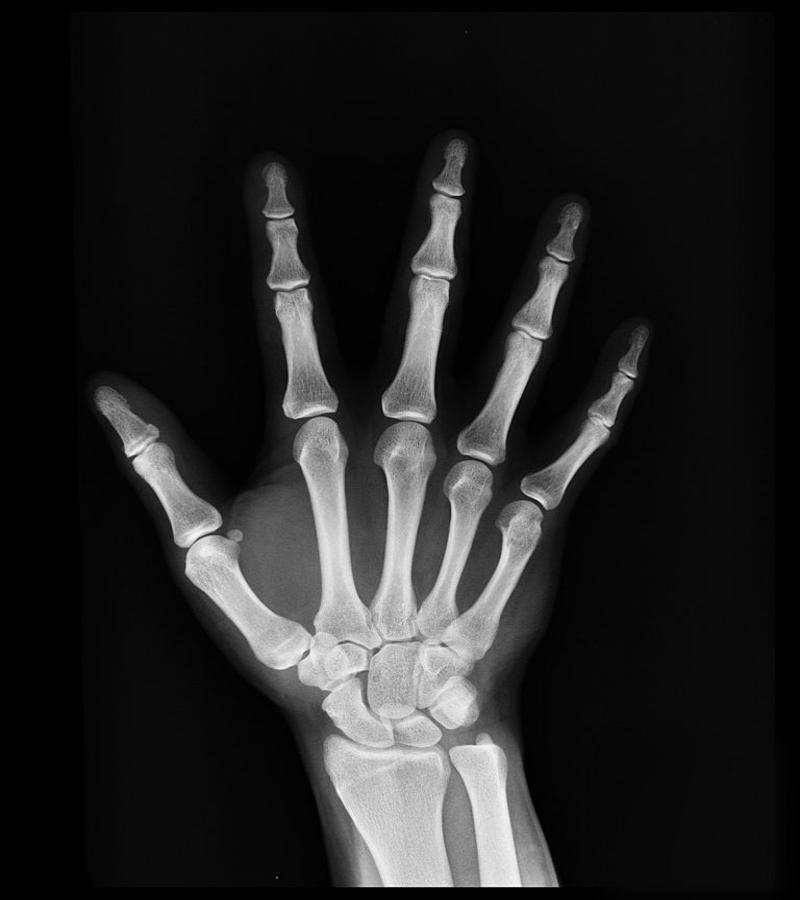
#> input picture HW3/hand_xray.jpg, 800 x 900 px
$ jupyter execute HW3-AmirhoseinYari-98109718-Q6.ipynb
#> lines starting #> are read from the running program, lines starting #| are printed output that depends on the picture
[cell 1]
import cv2
import cmath
import numpy as np
import imageio as iio
from matplotlib import pyplot as plt

[cell 2]
hand = cv2.imread('hand_xray.jpg',0)
#> hand is the input picture: shape (900, 800); min 0, max 254, mean 36.3
#brain = cv2.imread('brain_xray.jpg',0)
brain = iio.imread('brain_xray.jpg')
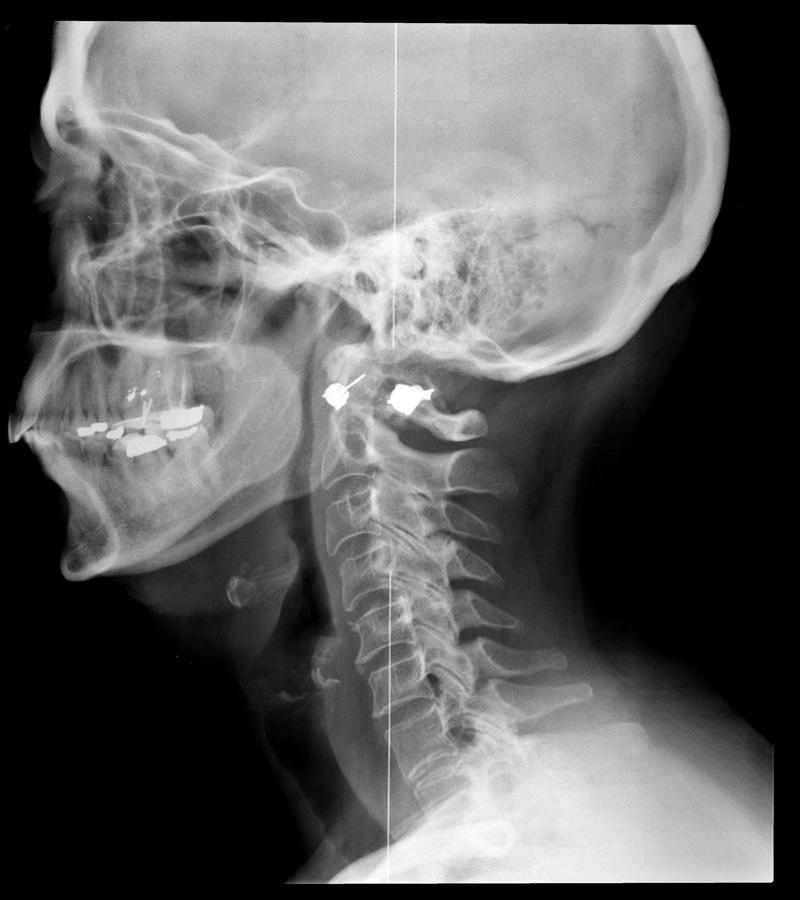
#> input picture HW3/brain_xray.jpg, 800 x 900 px
#> brain is the input picture: shape (900, 800); min 0, max 255, mean 94.8

#print(hand.shape, brain.shape)

[cell 3]
handF = np.fft.fftshift(np.fft.fft2(hand))
brainF = np.fft.fftshift(np.fft.fft2(brain))

#img1F = np.multiply(np.abs(brainF),np.exp(1j*np.angle(handF)))
img1F = np.abs(brainF)*np.exp(1j*np.angle(handF))
img2F = np.multiply(np.abs(handF),np.exp(1j*np.angle(brainF)))

img1 = np.real(np.fft.ifft2(np.fft.ifftshift(img1F)))
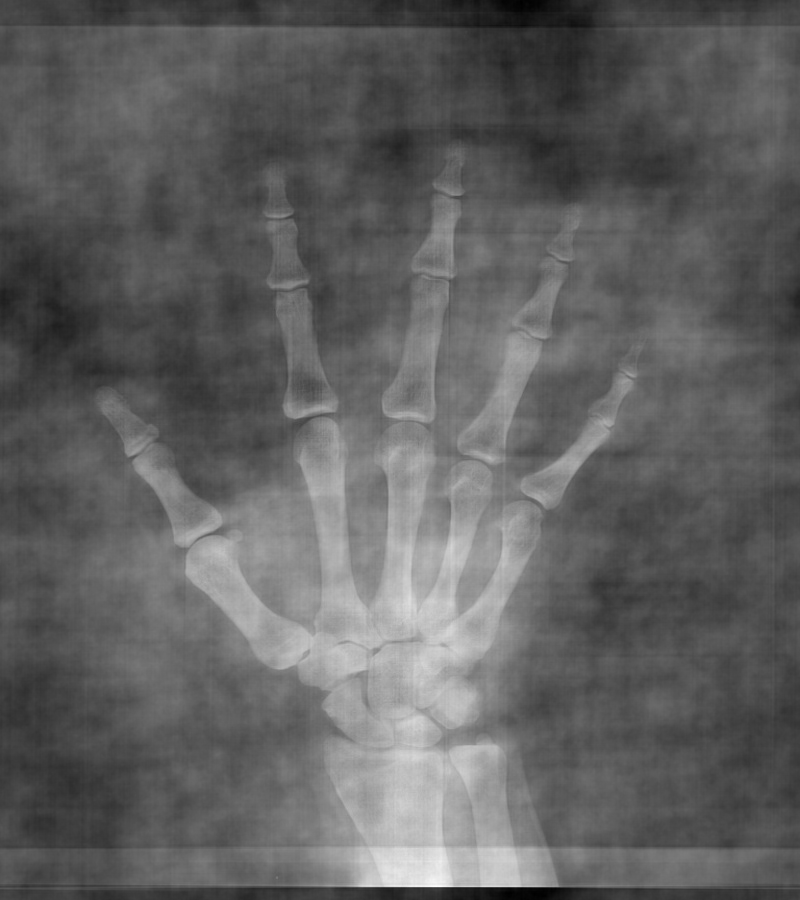
#> img1: shape (900, 800) float64; min -133.3, max 466.7, mean 94.8; drawn with min black and max white
img2 = np.real(np.fft.ifft2(np.fft.ifftshift(img2F))) ########
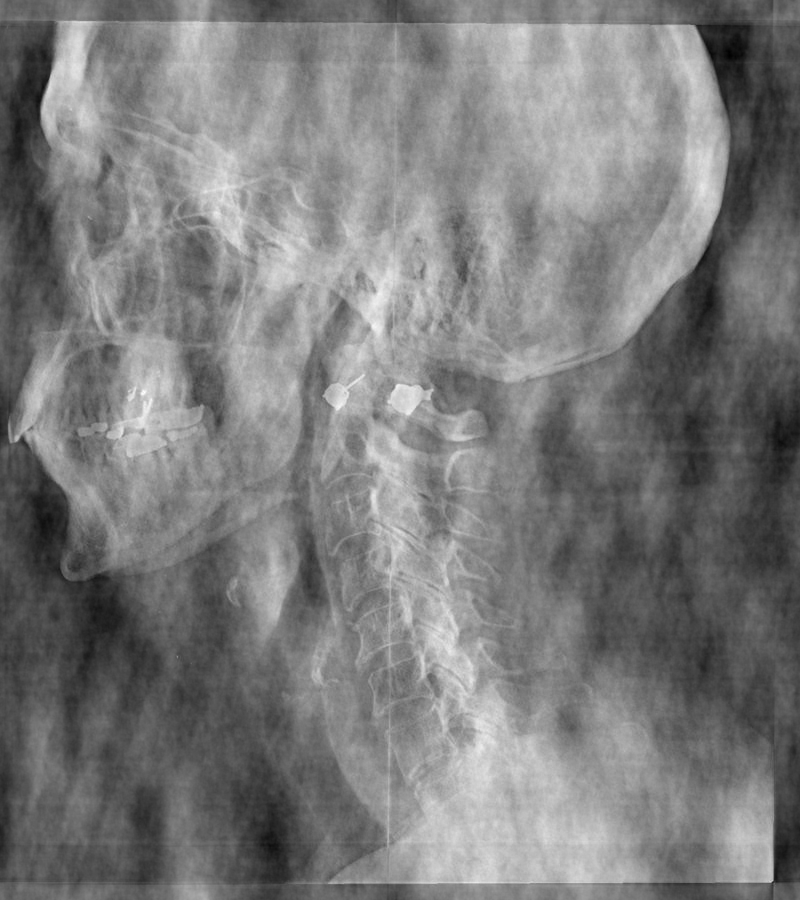
#> img2: shape (900, 800) float64; min -144.2, max 226.6, mean 36.3; drawn with min black and max white

[cell 4]
plt.figure(figsize = (18,10))

plt.subplot(1,4,1)
plt.imshow(hand,cmap='gray')
plt.title('hand_xray :')
plt.subplot(1,4,2)
plt.imshow(img1,cmap='gray')
plt.title('brain amplitude + hand phase :')

plt.subplot(1,4,3)
plt.imshow(brain,cmap='gray')
plt.title('brain_xray :')
plt.subplot(1,4,4)
plt.imshow(img2,cmap='gray')
plt.title('hand amplitude + brain phase :');
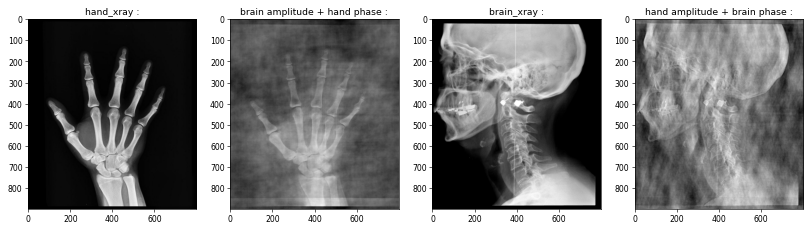
#> figure drawn by matplotlib, 4 panels
